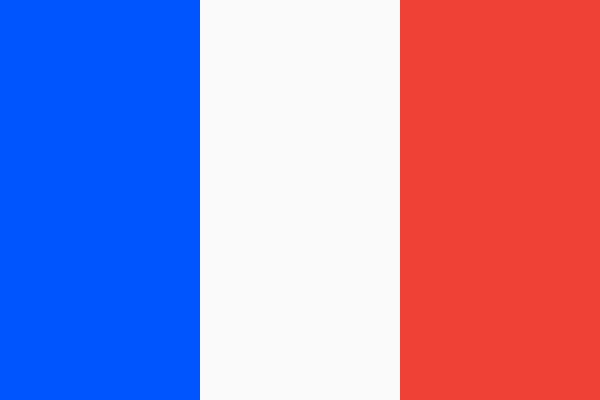
Frame 1 (no input)
Frame 60 (no input): identical to frame 1, image omitted
Frame 120 (the mouse pressed at the canvas centre since frame 60): identical to frame 1, image omitted

The p5.js sketch that drew this single still picture (run headless with seeded random() and noise() and a simulated clock; from frame 60 on, the mouse is pressed at the canvas centre):

// p5.js sketch
// ── sketch.js
function setup() {
  createCanvas(600, 400);
}
function draw() {
  noStroke();
  
  //azul
  fill(0,85,400);
  rect(0,0,200,400);
   
  //branco
  fill(250);
  rect(200,0,200,400);
  
  //vermelho
  fill(239, 65,53);
  rect(400,0,200,400);
  
}
